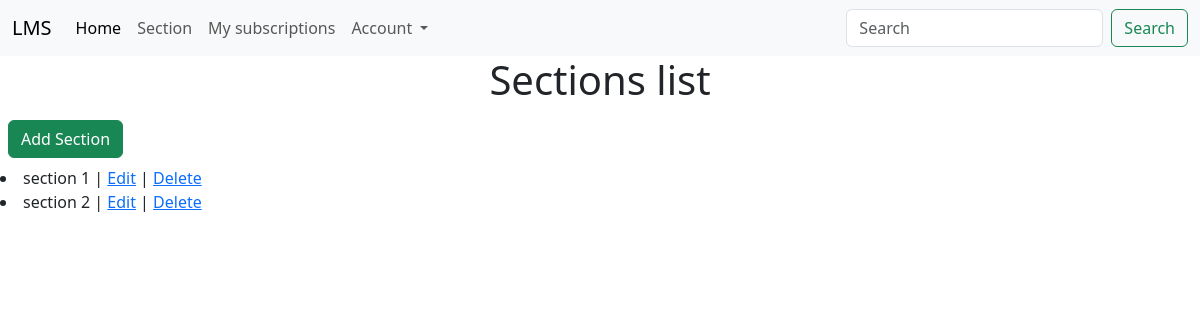
/sections (signed in), run on an earlier commit of the app's database.
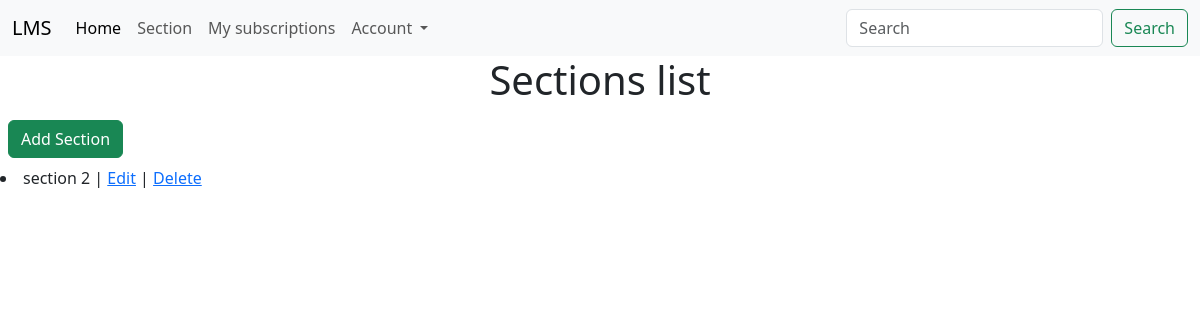
And on a later commit of the database.
### app/models.py (models this page shows)
class Section(db.Model):
    __tablename__ = "sections"
    section_id = db.Column(db.Integer, autoincrement=True, primary_key=True)
    section_name = db.Column(db.String)
    books = db.relationship("Book", backref="books", lazy=True)

### app/bp/sections.py (the view)
@bp.route("/sections")
def list_sections():
    sections = Section.query.all()
    return render_template("sections/list.html", sections=sections)

### templates/sections/list.html
{% extends "base.html" %}
{% block content %}
<h1 class="text-center">Sections list</h1>
<a class="btn btn-success m-2" href="/sections/create">Add Section</a>
{% for section in sections %}
<li>{{section.section_name}} | <a href="/sections/update/{{section.section_id}}">Edit</a> | <a
        href="/sections/delete/{{section.section_id}}">Delete</a></li>
{% endfor%}
{% endblock %}

What changed in the data, as far as the page shows it:
removed Section: section_name "section 1"
